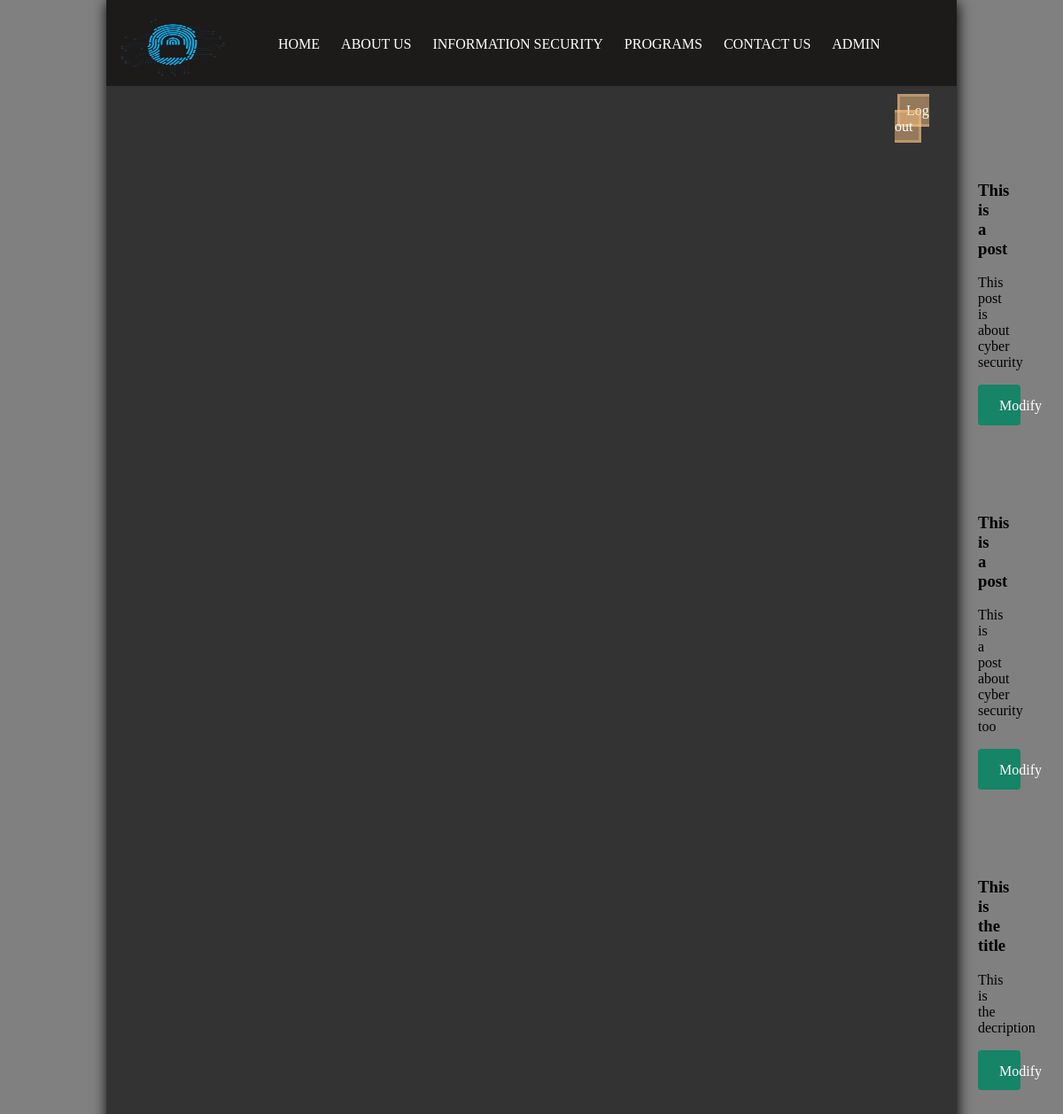
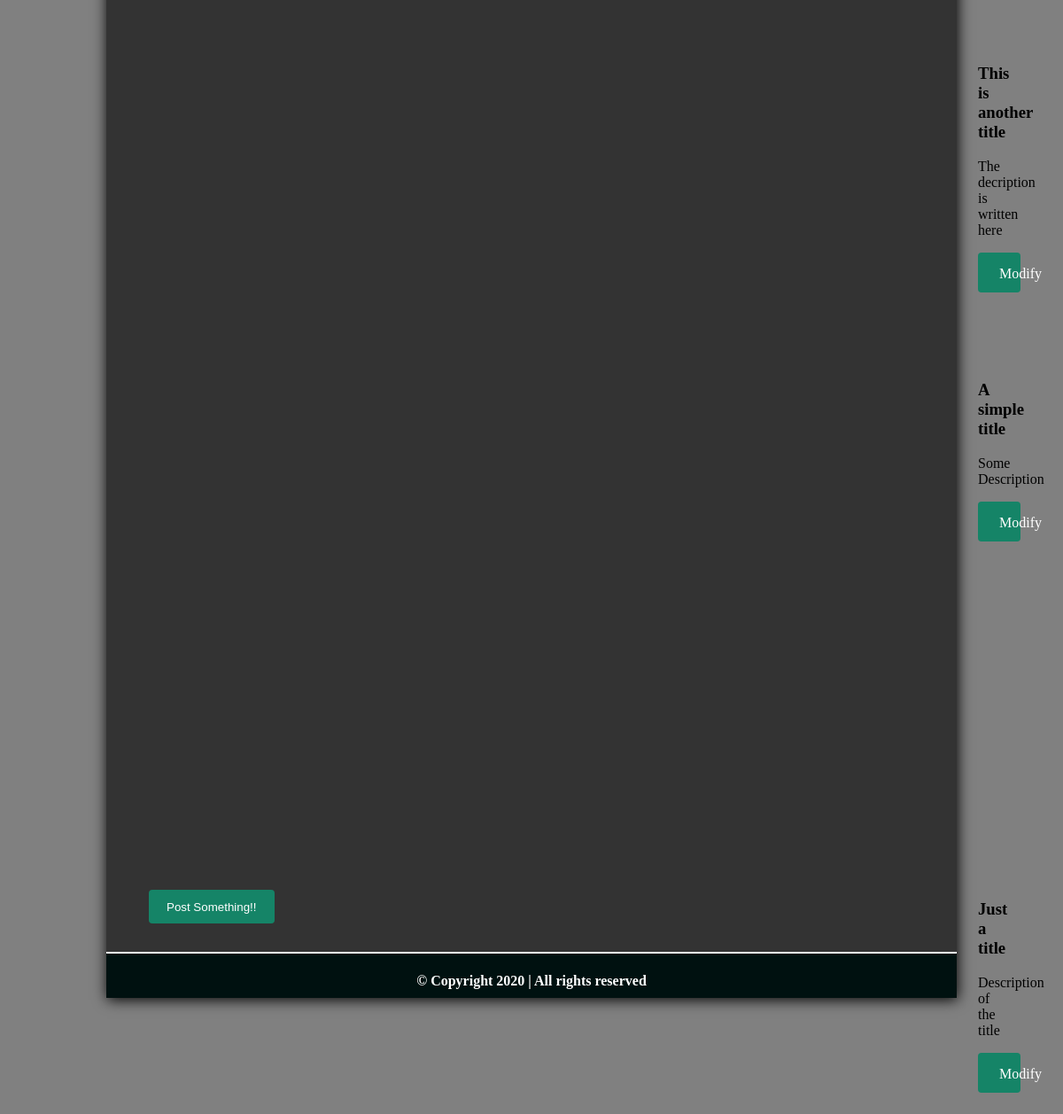
Screenshot of /programs.php (signed in) with the database file from the repository (2 pictures, top to bottom).
### tables this page shows
CREATE TABLE `posts` (
  `post_id` int(11) NOT NULL,
  `post_picture` varchar(255) NOT NULL,
  `post_name` varchar(255) NOT NULL,
  `post_description` varchar(255) NOT NULL,
  `post_date` datetime NOT NULL
);

### Autoloader.php (called while the page is built, shortened)
<?php
spl_autoload_register(function ($class) {
    $prefix = 'App\\';
    $base_dir = __DIR__ . '/';
    $len = strlen($prefix);
    $relative_class = substr($class, $len);
    $file = $base_dir . str_replace('\\', '/', $relative_class) . '.php';
});
?>

### lib/Database.php (called while the page is built, shortened)
<?php
class Database{
    public function connect(){
        $this->servername = "localhost";
        $this->dbname = "projekti_db";
        $this->charset = "utf8mb4";
        $this->username = "root";
        $this->password = "";
        try{
            $dsn = "mysql:host=" . $this->servername . ";dbname=" . $this->dbname . ";charset=" . $this->charset;
            $pdo = new PDO($dsn,$this->username, $this->password);
            $pdo->setAttribute(PDO::ATTR_ERRMODE, PDO::ERRMODE_EXCEPTION);
            $pdo->setAttribute(PDO::ATTR_DEFAULT_FETCH_MODE,PDO::FETCH_ASSOC);
            return $pdo;
        }
        catch(Exception $e){
            echo "Lidhja me databaze deshtoi: " . $e->getMessage();
        }
    }
}
?>

### lib/post.php (called while the page is built, shortened)
<?php
    class Post extends Database{
        public function getPost(){
            $sql = "SELECT * FROM posts";
            $stmt = $this->connect()->prepare($sql);
            $stmt->execute();
            $result = $stmt->fetchAll();
            return $result;
        }
    }
?>

### programs.php (the view, shortened to what this page needs)
<?php
require('autoloader.php');
$post = new Post;
?>
<head>
	<link rel="stylesheet" href="css/programs.css">
</head>
<body>
	<div class="container">
		<?php include("includes/header.php") ?>
		<div id="main">
			<div class="inner">
				<div class="thumbnails">
					<?php foreach ($post->getPost() as $post) : ?>
						<div class="box">
							<div class="inner">
								<h3><?php echo $post['post_name']; ?></h3>
								<p><?php echo $post['post_description']; ?></p>
								<a href="" class="button fit" data-poptrox="youtube,800x400">Modify</a>
							</div>
						</div>
					<?php endforeach; ?>
				</div>
				<div>
					<button id="myBtn">Post Something!!</button>
				</div>
			</div>
		</div>
	</div>
	<?php include("includes/footer.php") ?>
</body>

### includes/header.php (shortened to what this page needs)
<?php
require('autoloader.php');
?>
<div class="header">
    <div class="logo">
        <img src="images/logo1.png" width="120" height="70">
    </div>
    <ul>
        <li><a href="projekti.php">HOME</a></li>
        <li><a href="aboutus.php">ABOUT US</a></li>
        <li><a href="security_info.php">INFORMATION SECURITY</a></li>
        <li><a href="programs.php">PROGRAMS</a></li>
        <li><a href="contactus.php">CONTACT US</a></li>
        <?php if (isset($_SESSION['user_email'])) {
            if ($_SESSION['user_role'] != 0) {
        ?>
                <li><a href="admin.php">ADMIN</a></li>
        <?php }
        } ?>
    </ul>
    <div class="login_register">
        <ul id="login">
            <?php if (isset($_SESSION['user_email'])) : ?>
                <li><a href="logout.php">Log out</a></li>
            <?php else : ?>
                <li><a href="login.php">Log in</a></li>
            <?php endif; ?>
        </ul>
    </div>
</div>

### includes/footer.php
<div class="divider"></div>
        <div class="footer">
            <h4>&copy Copyright 2020 | All rights reserved</h4>
        </div>

### css/programs.css (style rules this page uses)
body { margin: 0px; padding: 0px; background-color: grey; }
.container { width: 80%; margin: 0 auto; box-shadow: 1px 2px 15px #000; background-color: rgb(29, 26, 26); }
.header { width: 100%; height: 97px; }
.header .logo { float: left; width: 15%; padding-left: 15px; padding-top: 20px; }
.header ul { float: left; padding-top: 25px; }
.header ul li { display: inline; padding: 10px; }
.header ul li a { text-decoration: none; color: #fff; }
.login_register { padding-left: 850px; }
.header .login_register #login li { padding: 3px; }
.header .login_register #login a { color: white; border: 3px solid #ffc6855e; background-color: #ffc68579; padding: 7px; }
*, *:before, *:after { -moz-box-sizing: border-box; -webkit-box-sizing: border-box; box-sizing: border-box; }
#main { background-color: rgb(51, 51, 51); padding: 4em 0 2em 0; }
#main .inner { width: 90%; max-width: 80em; margin: 0 auto; }
.thumbnails { display: -moz-flex; display: -webkit-flex; display: -ms-flex; display: flex; -moz-align-items: stretch; -webkit-align-items: stretch; -ms-align-items: stretch; align-items: stretch; -moz-justify-content: center; -webkit-justify-content: center; -ms-justify-content: center; justify-content: center; -moz-flex-wrap: wrap; -webkit-flex-wrap: wrap; -ms-flex-wrap: wrap; flex-wrap: wrap; }
.thumbnails .box { margin: 0 1em 2em 1em; width: 30%; }
@media screen and (max-width: 1280px) { .thumbnails .box { width: 45%; } }
.box { border-radius: 4px; margin-bottom: 2em; background: #2c2c32; text-align: center; }
.box > :last-child, .box > :last-child > :last-child, .box > :last-child > :last-child > :last-child { margin-bottom: 0; }
.box .inner { padding: 1.5em; width: 100% !important; }
input[type="submit"], input[type="reset"], input[type="button"], button, .button { -moz-appearance: none; -webkit-appearance: none; -ms-appearance: none; appearance: none; background-color: #158467; border-radius: 4px; border: 0; color: #ffffff !important; cursor: pointer; display: inline-block; font-weight: 400; height: 2.85em; line-height: 2.95em; padding: 0 1.5em; text-align: center; text-decoration: none; white-space: nowrap; }
input[type="submit"].fit, input[type="reset"].fit, input[type="button"].fit, button.fit, .button.fit { display: block; margin: 0 0 1em 0; width: 100%; }
.divider { width: 100%; height: 2px; background-color: #fff; }
.footer { width: 100%; height: 50px; background-color: #001110; color: #fff; text-align: center; padding-top: 1px; }

### rows the page displays
posts: post_name "This is a post", post_description "This post is about cyber security"
posts: post_name "This is a post", post_description "This is a post about cyber security too"
posts: post_name "This is the title", post_description "This is the decription"
posts: post_name "This is another title", post_description "The decription is written here"
posts: post_name "A simple title", post_description "Some Description"
posts: post_name "Just a title", post_description "Description of the title"
